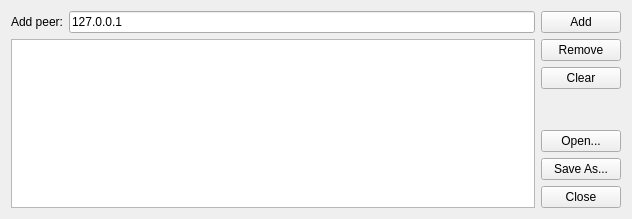
<?xml version="1.0" encoding="UTF-8"?>
<ui version="4.0">
 <class>IPFilterWidget</class>
 <widget class="QWidget" name="IPFilterWidget">
  <property name="geometry">
   <rect>
    <x>0</x>
    <y>0</y>
    <width>632</width>
    <height>219</height>
   </rect>
  </property>
  <property name="windowTitle">
   <string>KTorrent Blacklisted Peers</string>
  </property>
  <layout class="QGridLayout" name="gridLayout">
   <item row="0" column="0">
    <layout class="QHBoxLayout" name="horizontalLayout">
     <item>
      <widget class="QLabel" name="label">
       <property name="text">
        <string>Add peer:</string>
       </property>
      </widget>
     </item>
     <item>
      <widget class="KLineEdit" name="m_ip_to_add">
       <property name="toolTip">
        <string>IP addresses must be in the format 'XXX.XXX.XXX.XXX'.
                                        
You can also use wildcards like '127.0.0.*' or specify ranges like '200.10.10.0-200.10.10.40'.</string>
       </property>
       <property name="text">
        <string>127.0.0.1</string>
       </property>
       <property name="showClearButton" stdset="0">
        <bool>true</bool>
       </property>
      </widget>
     </item>
    </layout>
   </item>
   <item row="0" column="1">
    <widget class="KPushButton" name="m_add">
     <property name="text">
      <string>Add</string>
     </property>
    </widget>
   </item>
   <item row="1" column="0">
    <widget class="QListView" name="m_ip_list">
     <property name="alternatingRowColors">
      <bool>true</bool>
     </property>
     <property name="selectionMode">
      <enum>QAbstractItemView::ContiguousSelection</enum>
     </property>
    </widget>
   </item>
   <item row="1" column="1">
    <layout class="QVBoxLayout" name="verticalLayout_2">
     <item>
      <widget class="KPushButton" name="m_remove">
       <property name="text">
        <string>Remove</string>
       </property>
      </widget>
     </item>
     <item>
      <widget class="KPushButton" name="m_clear">
       <property name="text">
        <string>Clear</string>
       </property>
      </widget>
     </item>
     <item>
      <spacer name="verticalSpacer">
       <property name="orientation">
        <enum>Qt::Vertical</enum>
       </property>
       <property name="sizeHint" stdset="0">
        <size>
         <width>20</width>
         <height>40</height>
        </size>
       </property>
      </spacer>
     </item>
     <item>
      <widget class="KPushButton" name="m_open">
       <property name="text">
        <string>Open...</string>
       </property>
      </widget>
     </item>
     <item>
      <widget class="KPushButton" name="m_save_as">
       <property name="text">
        <string>Save As...</string>
       </property>
      </widget>
     </item>
     <item>
      <widget class="KPushButton" name="m_close">
       <property name="text">
        <string>Close</string>
       </property>
      </widget>
     </item>
    </layout>
   </item>
  </layout>
 </widget>
 <customwidgets>
  <customwidget>
   <class>KPushButton</class>
   <extends>QPushButton</extends>
   <header>kpushbutton.h</header>
  </customwidget>
  <customwidget>
   <class>KLineEdit</class>
   <extends>QLineEdit</extends>
   <header>klineedit.h</header>
  </customwidget>
 </customwidgets>
 <resources/>
 <connections/>
</ui>
